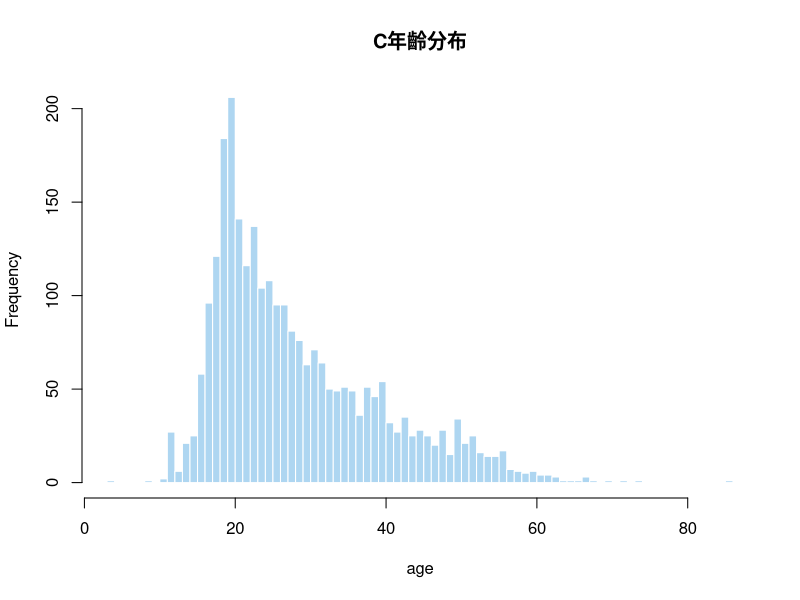
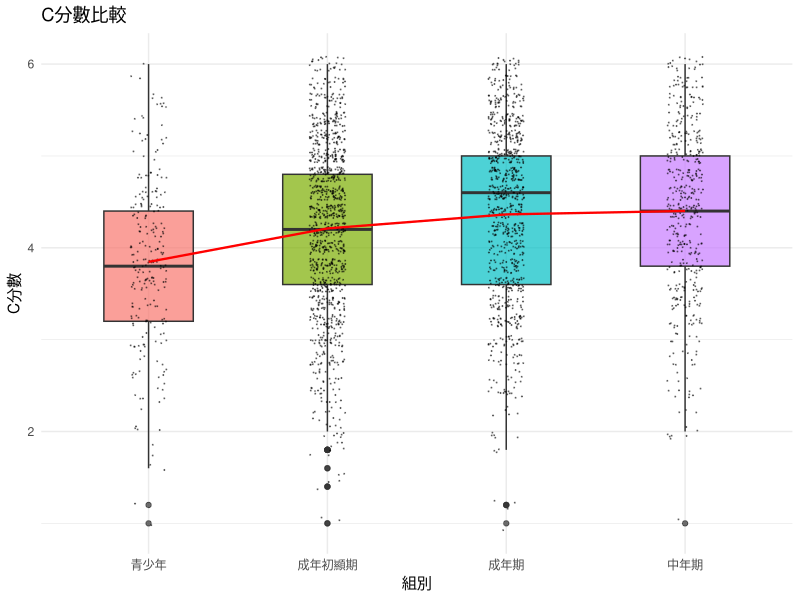
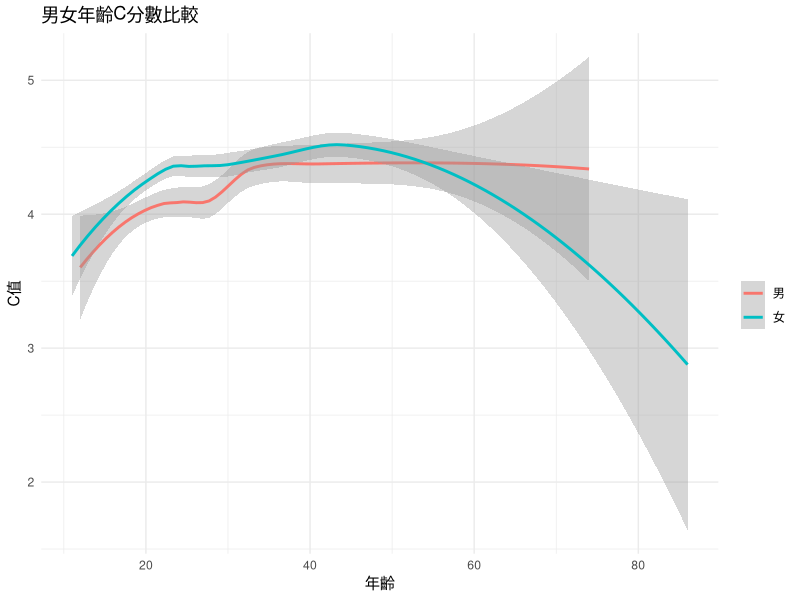
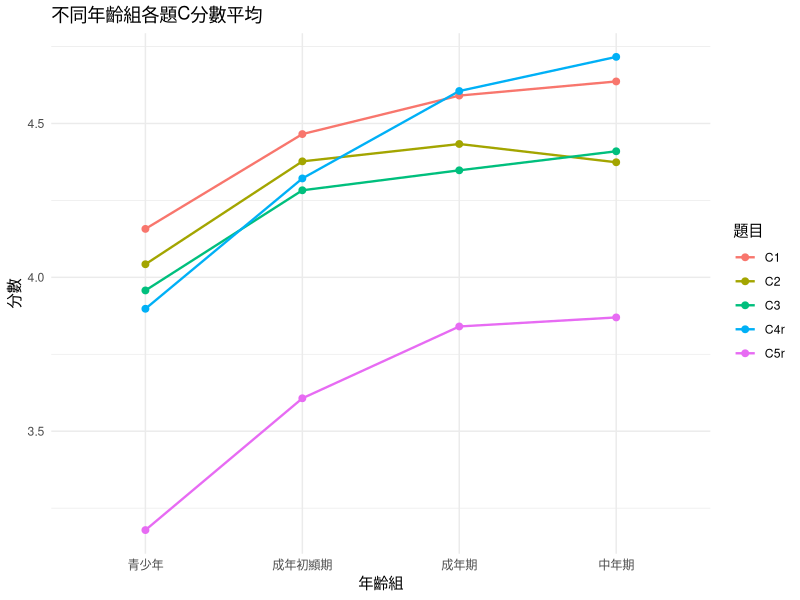

Generate these figures, in order, with R:
library(psych)
data(bfi)
?bfi          # 查看官方說明文件，了解每個欄位的意義
str(bfi)      # 看資料結構

library(psych)
library(dplyr)
data(bfi)

bfi |>
  select(C1:C5, gender, age, education) |>
  summarise(across(everything(), ~sum(is.na(.))))

bfi |>
  mutate(missing_c = if_any(c(C1, C2, C3, C4, C5), is.na)) |>
  group_by(missing_c) |>
  summarise(
    n        = n(),
    mean_age = mean(age),
    std_age = sd(age),
    .groups  = "drop"
  )

bfi_clean <- bfi |>
  filter(!if_any(c(C1, C2, C3, C4, C5), is.na))

hist(bfi_clean$age,
     breaks=100, freq=TRUE,
     main="C年齡分布",
     xlab="age",
     col="#AED6F1", border="white")

bfi_clean <- bfi_clean |>
  filter(age >= 11)
nrow(bfi_clean)

bfi_clean <- bfi_clean |>
  mutate(
    C4r = 7 - C4,
    C5r = 7 - C5,
    conscientiousness = (C1 + C2 + C3 + C4r + C5r) / 5
  )

summary(bfi_clean$conscientiousness) 

bfi_clean <- bfi_clean |>
  mutate(gender = factor(gender, levels = c(1, 2), labels = c("男", "女")))

summary(bfi_clean$conscientiousness)

nrow(bfi_clean) 

bfi_clean |>
  group_by(gender) |>
  summarise(
    n          = n(),
    mean_c   = mean(conscientiousness),
    sd_c     = sd(conscientiousness),
    median_c = median(conscientiousness),
    .groups    = "drop"
  )

bfi_clean <- bfi_clean |>
mutate(
  age_group = case_when(
    age <= 17 ~ "青少年",
    age <= 25 ~ "成年初顯期",
    age <= 39 ~ "成年期",
    TRUE      ~ "中年期"
  )
)
bfi_clean |>
  group_by(age_group) |>
  summarise(
    n          = n(),
    mean   = mean(conscientiousness),
    sd     = sd(conscientiousness),
    median = median(conscientiousness),
    .groups    = "drop"
  )
bfi_clean$age_group <- factor(bfi_clean$age_group, 
                              levels = c("青少年", "成年初顯期", "成年期", "中年期"))

library(ggplot2)
ggplot(bfi_clean, aes(x=age_group, y=conscientiousness, fill=age_group)) +
  geom_boxplot(alpha=0.7, width=0.5) +
  geom_jitter(width=0.1, alpha=0.4, size=0.1) +
  stat_summary(fun = mean, geom = "line", aes(group = 1), linewidth = 0.8, color = 'red') +
  labs(title="C分數比較",
       x="組別", y="C分數") +
  theme_minimal() +
  theme(legend.position="none")

ggplot(bfi_clean, aes(x = age, y = conscientiousness, color = gender)) +
  geom_smooth(method = "loess") +
  labs(title = "男女年齡C分數比較", x = "年齡", y = "C值", color = "") +
  theme_minimal()

bfi_clean |>
  filter(age >= 80) |>
  group_by(gender) |>
  summarise(n = n())

library(tidyr)

bfi_long <- bfi_clean |>
  select(id = 1, age_group, C1, C2, C3, C4r, C5r) |>
  pivot_longer(cols = C1:C5r, names_to = "item", values_to = "score")
head(bfi_long, 10) 

bfi_long$age_group <- factor(bfi_long$age_group, 
                              levels = c("青少年", "成年初顯期", "成年期", "中年期"))
bfi_long |>
  group_by(item,age_group) |>
  summarise(
    mean = mean(score),
    .groups    = "drop"
  )

item_summary <- bfi_long |>
  group_by(age_group, item) |>
  summarise(mean = mean(score), .groups = "drop")

ggplot(item_summary, aes(x = age_group, y = mean, color = item, group = item)) +
  geom_line(linewidth = 0.8) +
  geom_point(size = 2) +
  labs(title = "不同年齡組各題C分數平均", x = "年齡組", y = "分數", color = "題目") +
  theme_minimal()
